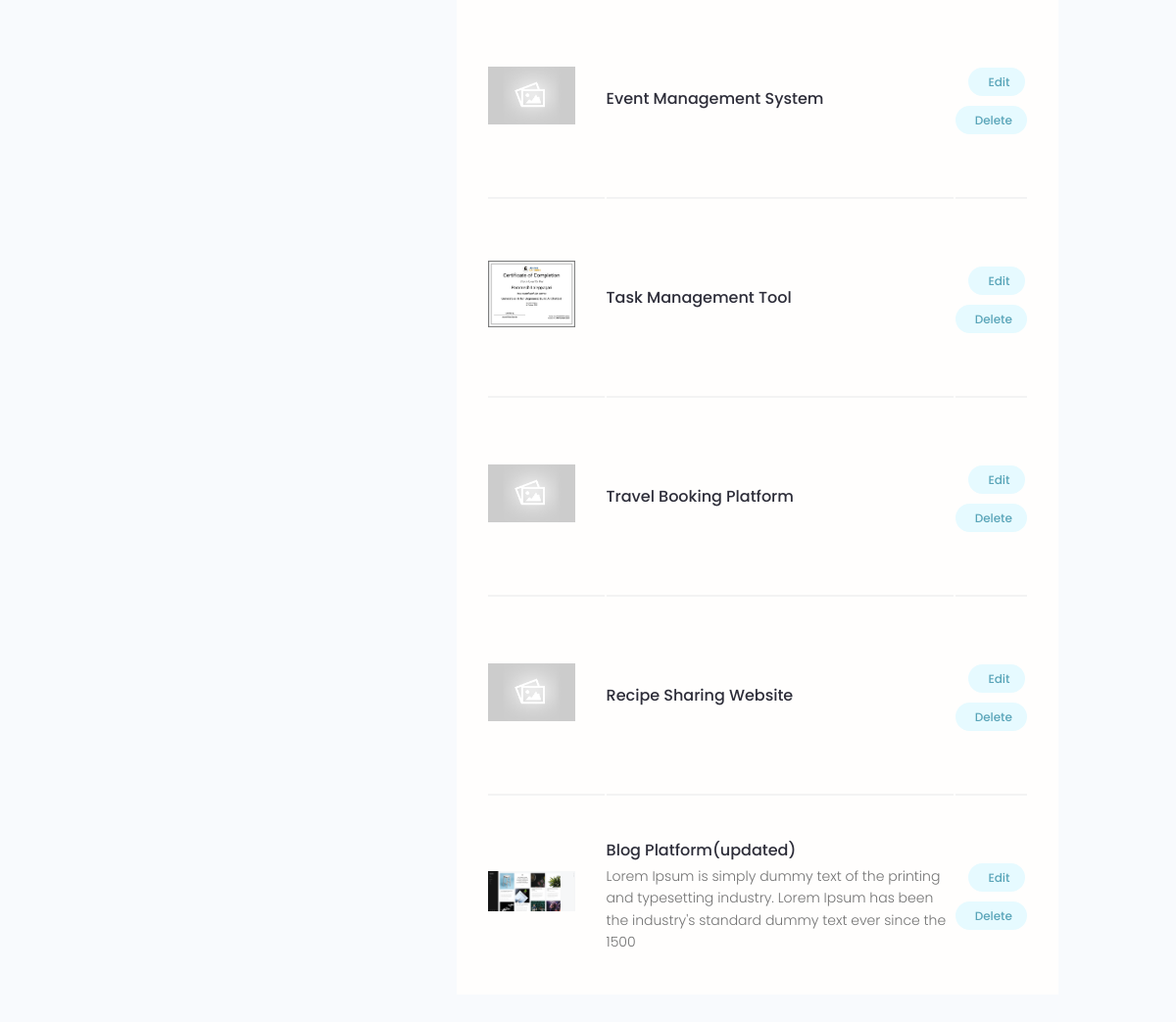
/account/ (signed in, lower part), run on an earlier commit of the app's database.
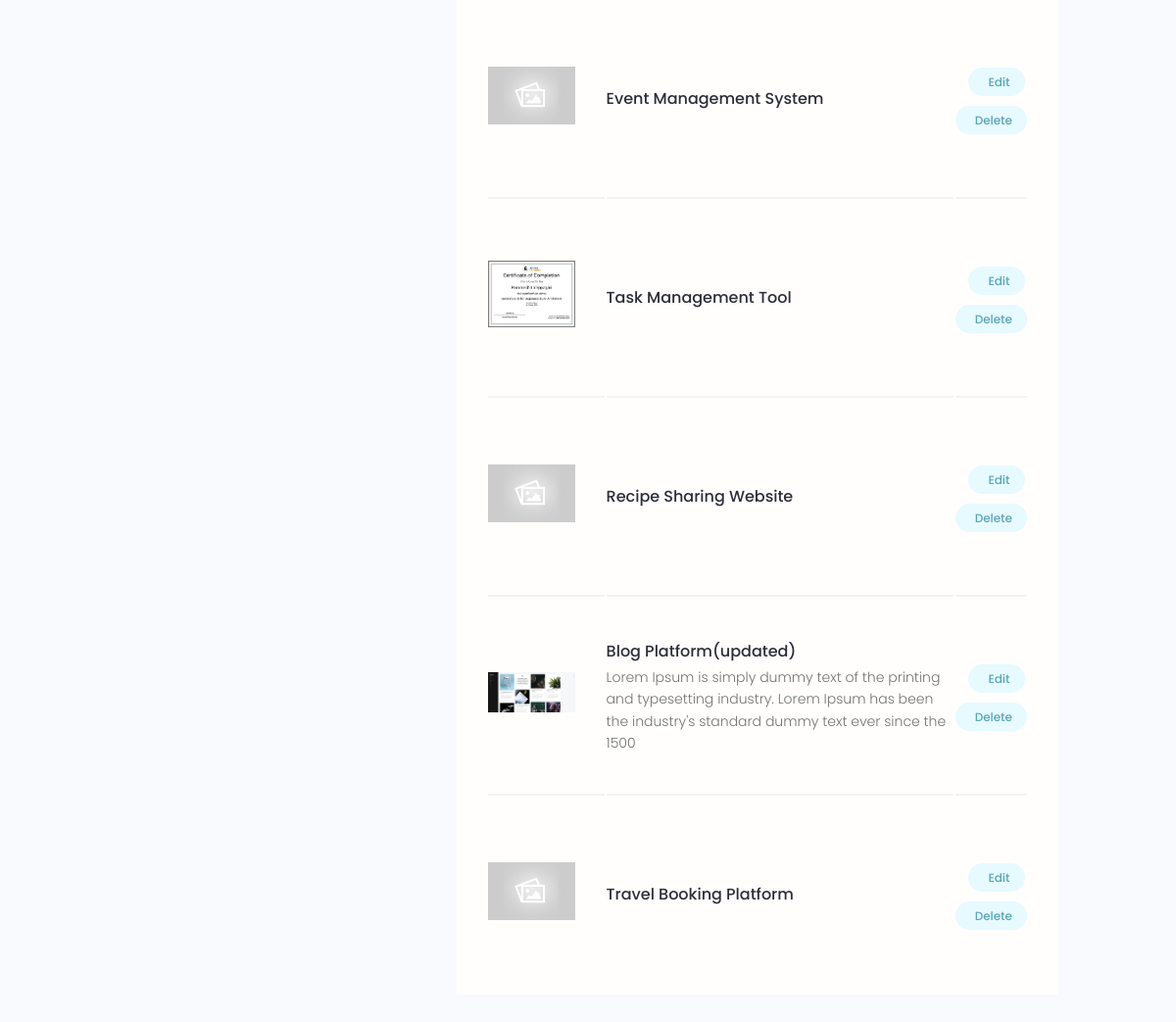
And on a later commit of the database.
### projects/models.py (models this page shows, shortened)
class Project(models.Model):
    owner = models.ForeignKey(Profile, null=True, blank=True, on_delete=models.SET_NULL)
    title = models.CharField(max_length=200)
    description = models.TextField(null=True , blank=True)
    feature_image = models.ImageField(null=True , blank=True, default='default.jpg')
    demo_link = models.CharField(max_length=2000, null=True , blank=True)
    source_link = models.CharField(max_length=2000, null=True , blank=True)
    tags =models.ManyToManyField('Tag', blank=True)
    vote_total = models.IntegerField(default=0, null=True , blank=True)
    vote_ratio = models.IntegerField(default=0, null=True , blank=True)
    created = models.DateTimeField(auto_now_add=True)
    id = models.UUIDField(default=uuid.uuid4, unique=True, primary_key=True, editable=False)
    class Meta:
        ordering = ['-vote_total', '-vote_ratio', 'title']
    @property
    def imageURL(self):
        try:
            url = self.feature_image.url
        except:
            url = ''
        return url

### users/views.py (the view)
# urls.py: path('account/', views.userAccount, name='account'),
@login_required(login_url='login')
def userAccount(request):
    profile = request.user.profile
    skills= profile.skills_set.all()
    projects = profile.project_set.all()
    context = {'profile': profile, 'skills': skills, 'projects': projects}
    return render(request, 'users/account.html', context)

### users/models.py (called while the page is built)
    @property
    def imageURL(self):
        try:
            url = self.profile_image.url
        except:
            url = ''
        return url

### users/templates/users/account.html (shortened to what this page needs)
{% extends 'main.html' %}
{% block content %}
<main class="settingsPage profile my-md">
  <div class="container">
    <div class="layout">
      <div class="column column--1of3">
      </div>
      <div class="column column--2of3">
        <table class="settings__table">
          {% for project in projects %}
          <tr>
            <td class="settings__thumbnail">
              <a href="{% url 'project' project.id %}"><img src="{{project.imageURL}}" alt="Project Thumbnail" /></a>
            </td>
            <td class="settings__tableInfo">
              <a href="{% url 'project' project.id %}">{{project.title}}</a>
              <p>{{project.description|slice:"150"}}</p>
            </td>
            <td class="settings__tableActions">
              <a class="tag tag--pill tag--main settings__btn" href="{% url 'update-project' project.id %}"> Edit</a>
              <a class="tag tag--pill tag--main settings__btn"
                href="{% url 'delete-project'  project.id %}?next=/account">
                Delete</a>
            </td>
          </tr>
          {% endfor %}
        </table>
      </div>
    </div>
  </div>
</main>
{% endblock %}

What changed in the data, as far as the page shows it:
changed Project "Travel Booking Platform": moves down the list
